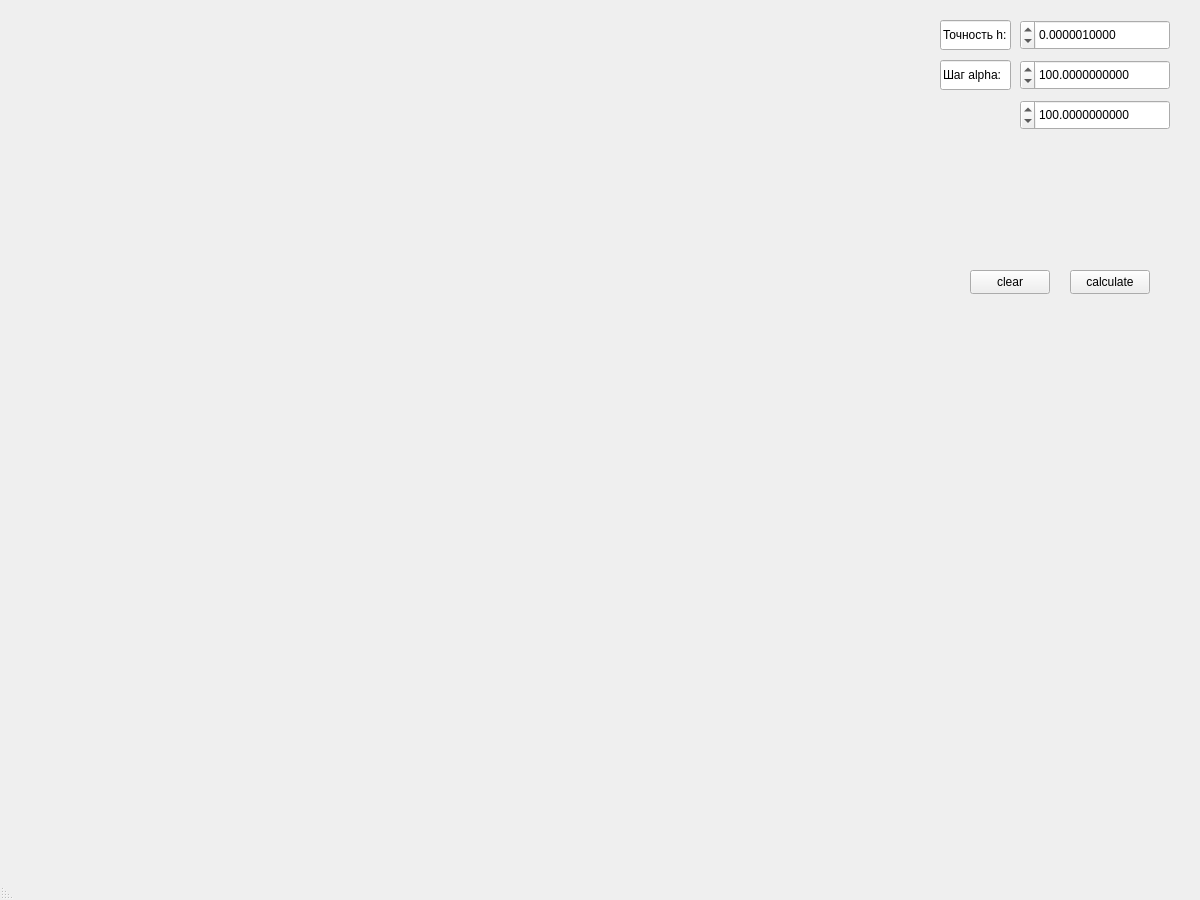
<?xml version="1.0" encoding="UTF-8"?>
<ui version="4.0">
 <class>MainWindow</class>
 <widget class="QMainWindow" name="MainWindow">
  <property name="geometry">
   <rect>
    <x>0</x>
    <y>0</y>
    <width>1200</width>
    <height>900</height>
   </rect>
  </property>
  <property name="windowTitle">
   <string>MainWindow</string>
  </property>
  <property name="layoutDirection">
   <enum>Qt::LayoutDirection::RightToLeft</enum>
  </property>
  <widget class="QWidget" name="centralwidget">
   <widget class="QWidget" name="chartContainer" native="true">
    <property name="geometry">
     <rect>
      <x>20</x>
      <y>20</y>
      <width>900</width>
      <height>800</height>
     </rect>
    </property>
   </widget>
   <widget class="QDoubleSpinBox" name="doubleSpinBox_h">
    <property name="geometry">
     <rect>
      <x>1020</x>
      <y>20</y>
      <width>150</width>
      <height>30</height>
     </rect>
    </property>
    <property name="specialValueText">
     <string/>
    </property>
    <property name="decimals">
     <number>10</number>
    </property>
    <property name="maximum">
     <double>10000.000000000000000</double>
    </property>
    <property name="stepType">
     <enum>QAbstractSpinBox::StepType::AdaptiveDecimalStepType</enum>
    </property>
    <property name="value">
     <double>0.000001000000000</double>
    </property>
   </widget>
   <widget class="QPushButton" name="pushButtonCalculate">
    <property name="geometry">
     <rect>
      <x>1070</x>
      <y>270</y>
      <width>80</width>
      <height>24</height>
     </rect>
    </property>
    <property name="text">
     <string>calculate</string>
    </property>
   </widget>
   <widget class="QLineEdit" name="lineEditHValue">
    <property name="geometry">
     <rect>
      <x>940</x>
      <y>20</y>
      <width>71</width>
      <height>30</height>
     </rect>
    </property>
    <property name="text">
     <string>Точность h:</string>
    </property>
    <property name="readOnly">
     <bool>true</bool>
    </property>
    <property name="clearButtonEnabled">
     <bool>false</bool>
    </property>
   </widget>
   <widget class="QDoubleSpinBox" name="doubleSpinBox_Alpha">
    <property name="geometry">
     <rect>
      <x>1020</x>
      <y>60</y>
      <width>150</width>
      <height>30</height>
     </rect>
    </property>
    <property name="specialValueText">
     <string/>
    </property>
    <property name="decimals">
     <number>10</number>
    </property>
    <property name="maximum">
     <double>10000000000.000000000000000</double>
    </property>
    <property name="stepType">
     <enum>QAbstractSpinBox::StepType::AdaptiveDecimalStepType</enum>
    </property>
    <property name="value">
     <double>100.000000000000000</double>
    </property>
   </widget>
   <widget class="QLineEdit" name="lineEditAlphaValue">
    <property name="geometry">
     <rect>
      <x>940</x>
      <y>60</y>
      <width>71</width>
      <height>30</height>
     </rect>
    </property>
    <property name="layoutDirection">
     <enum>Qt::LayoutDirection::RightToLeft</enum>
    </property>
    <property name="text">
     <string>Шаг alpha:</string>
    </property>
    <property name="readOnly">
     <bool>true</bool>
    </property>
    <property name="clearButtonEnabled">
     <bool>false</bool>
    </property>
   </widget>
   <widget class="QPushButton" name="pushButtonClear">
    <property name="geometry">
     <rect>
      <x>970</x>
      <y>270</y>
      <width>80</width>
      <height>24</height>
     </rect>
    </property>
    <property name="text">
     <string>clear</string>
    </property>
   </widget>
   <widget class="QDoubleSpinBox" name="doubleSpinBox_AlphaRedution">
    <property name="geometry">
     <rect>
      <x>1020</x>
      <y>100</y>
      <width>150</width>
      <height>30</height>
     </rect>
    </property>
    <property name="specialValueText">
     <string/>
    </property>
    <property name="decimals">
     <number>10</number>
    </property>
    <property name="maximum">
     <double>10000000000.000000000000000</double>
    </property>
    <property name="stepType">
     <enum>QAbstractSpinBox::StepType::AdaptiveDecimalStepType</enum>
    </property>
    <property name="value">
     <double>100.000000000000000</double>
    </property>
   </widget>
  </widget>
  <widget class="QMenuBar" name="menubar">
   <property name="geometry">
    <rect>
     <x>0</x>
     <y>0</y>
     <width>1200</width>
     <height>25</height>
    </rect>
   </property>
  </widget>
  <widget class="QStatusBar" name="statusbar"/>
 </widget>
 <resources/>
 <connections/>
</ui>
